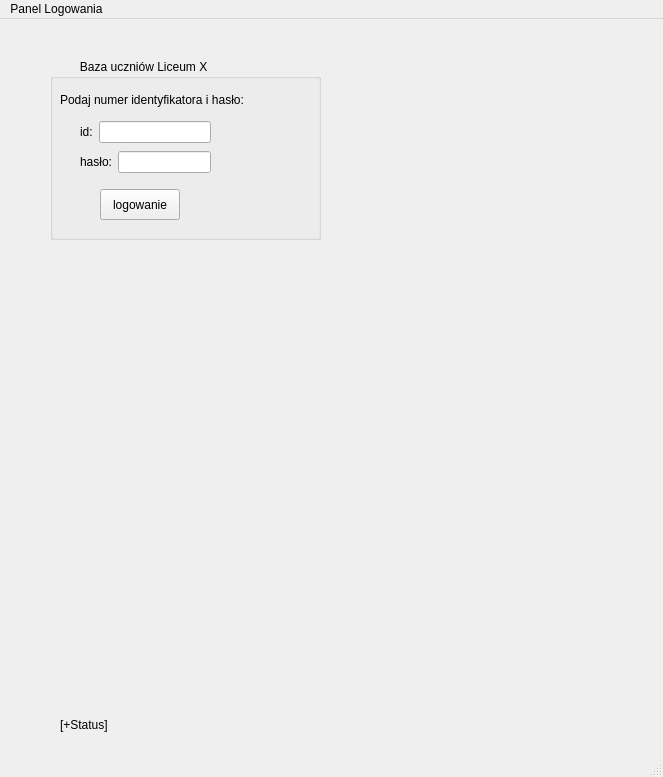
<?xml version="1.0" encoding="UTF-8"?>
<ui version="4.0">
 <class>MainWindow</class>
 <widget class="QMainWindow" name="MainWindow">
  <property name="geometry">
   <rect>
    <x>0</x>
    <y>0</y>
    <width>663</width>
    <height>777</height>
   </rect>
  </property>
  <property name="windowTitle">
   <string>MainWindow</string>
  </property>
  <widget class="QWidget" name="centralwidget">
   <widget class="QGroupBox" name="groupBox">
    <property name="geometry">
     <rect>
      <x>50</x>
      <y>40</y>
      <width>271</width>
      <height>181</height>
     </rect>
    </property>
    <property name="title">
     <string>         Baza uczniów Liceum X</string>
    </property>
    <widget class="QLabel" name="label">
     <property name="geometry">
      <rect>
       <x>10</x>
       <y>20</y>
       <width>251</width>
       <height>41</height>
      </rect>
     </property>
     <property name="text">
      <string>Podaj numer identyfikatora i hasło:</string>
     </property>
    </widget>
    <widget class="QPushButton" name="pushButton">
     <property name="geometry">
      <rect>
       <x>50</x>
       <y>130</y>
       <width>80</width>
       <height>31</height>
      </rect>
     </property>
     <property name="text">
      <string>logowanie</string>
     </property>
    </widget>
    <widget class="QWidget" name="layoutWidget">
     <property name="geometry">
      <rect>
       <x>30</x>
       <y>60</y>
       <width>131</width>
       <height>56</height>
      </rect>
     </property>
     <layout class="QVBoxLayout" name="verticalLayout">
      <item>
       <layout class="QHBoxLayout" name="horizontalLayout">
        <item>
         <widget class="QLabel" name="label_2">
          <property name="text">
           <string>id:</string>
          </property>
         </widget>
        </item>
        <item>
         <widget class="QLineEdit" name="lineEdit_id"/>
        </item>
       </layout>
      </item>
      <item>
       <layout class="QHBoxLayout" name="horizontalLayout_2">
        <item>
         <widget class="QLabel" name="label_3">
          <property name="text">
           <string>hasło:</string>
          </property>
         </widget>
        </item>
        <item>
         <widget class="QLineEdit" name="lineEdit_haslo">
          <property name="echoMode">
           <enum>QLineEdit::Password</enum>
          </property>
         </widget>
        </item>
       </layout>
      </item>
     </layout>
    </widget>
   </widget>
   <widget class="QLabel" name="label_4">
    <property name="geometry">
     <rect>
      <x>350</x>
      <y>-10</y>
      <width>231</width>
      <height>241</height>
     </rect>
    </property>
    <property name="text">
     <string/>
    </property>
    <property name="pixmap">
     <pixmap>../../Pulpit/pix/pobrane.jpg</pixmap>
    </property>
   </widget>
   <widget class="QLabel" name="label_5">
    <property name="geometry">
     <rect>
      <x>70</x>
      <y>230</y>
      <width>541</width>
      <height>421</height>
     </rect>
    </property>
    <property name="text">
     <string/>
    </property>
    <property name="pixmap">
     <pixmap>../../Pulpit/pix/paNhJnrn.jpg</pixmap>
    </property>
   </widget>
   <widget class="QLabel" name="label_6">
    <property name="geometry">
     <rect>
      <x>60</x>
      <y>690</y>
      <width>361</width>
      <height>31</height>
     </rect>
    </property>
    <property name="text">
     <string>[+Status]</string>
    </property>
   </widget>
  </widget>
  <widget class="QMenuBar" name="menubar">
   <property name="geometry">
    <rect>
     <x>0</x>
     <y>0</y>
     <width>663</width>
     <height>21</height>
    </rect>
   </property>
   <widget class="QMenu" name="menuPanel_Logowania">
    <property name="title">
     <string>Panel Logowania</string>
    </property>
   </widget>
   <addaction name="menuPanel_Logowania"/>
  </widget>
  <widget class="QStatusBar" name="statusbar"/>
 </widget>
 <resources/>
 <connections/>
</ui>
